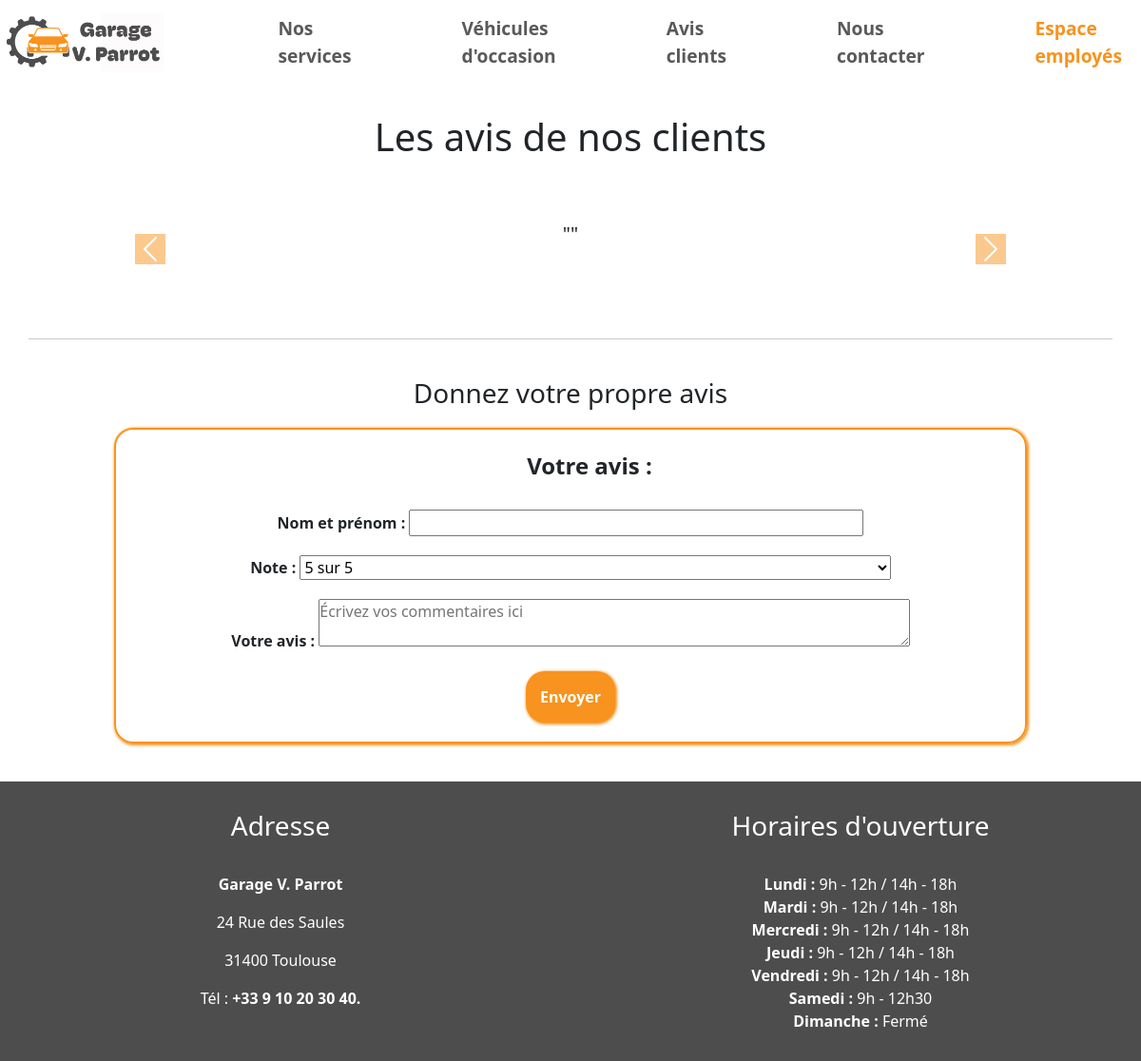
The app's page /avis.php with its own data.
### tables this page shows
CREATE TABLE horaires
(
    id_horaires INT(11) NOT NULL PRIMARY KEY AUTO_INCREMENT,
    jour VARCHAR(25) NOT NULL,
    heure VARCHAR(255)
);

### bdd/horaires.php (the view)
<?php
$dsn = 'mysql:host=127.0.0.1;dbname=GarageVincentParrot';
$username = 'adminGarage';
$password = '20pKwL85g!7s';
try{
    $pdo = new PDO($dsn, $username, $password);
    $pdo->setAttribute(PDO::ATTR_ERRMODE, PDO::ERRMODE_EXCEPTION);
    $query = 'SELECT * FROM horaires';
    $stmt = $pdo->query($query);
    $horaires = $stmt->fetchAll(PDO::FETCH_ASSOC);
    foreach($horaires as $horaire){
        echo '<b>' . $horaire['jour'] . '</b>' . " " . $horaire['heure'] . '<br>';
    }
}
catch (PDOException $e){
    echo "Erreur de connexion à la base de données : ". $e->getMessage();
}
?>

### styles/styles.css (style rules this page uses)
* { margin: 0; padding: 0; box-sizing: border-box; }
body { color: #4d4d4d; font-family: Passion+One, Georgia, sans-serif; font-size: large; }
a { text-decoration: none; color: white; }
header { display: flex; justify-content: space-around; align-items: center; position: sticky; top: 0px; background-color: white; }
.logo-header { width: 300px; }
nav { font-weight: bold; font-size: larger; }
nav ul { display: flex; list-style-type: none; justify-content: space-between; }
nav li { margin-left: 100px; text-decoration: none; }
nav a { text-decoration: none; color: #4d4d4d; font-family: Passion+One, Georgia, sans-serif; }

### records on screen
horaires: jour "Lundi :", heure "9h - 12h / 14h - 18h"
horaires: jour "Mardi :", heure "9h - 12h / 14h - 18h"
horaires: jour "Mercredi :", heure "9h - 12h / 14h - 18h"
horaires: jour "Jeudi :", heure "9h - 12h / 14h - 18h"
horaires: jour "Vendredi :", heure "9h - 12h / 14h - 18h"
horaires: jour "Samedi :", heure "9h - 12h30"
horaires: jour "Dimanche :", heure "Fermé"
